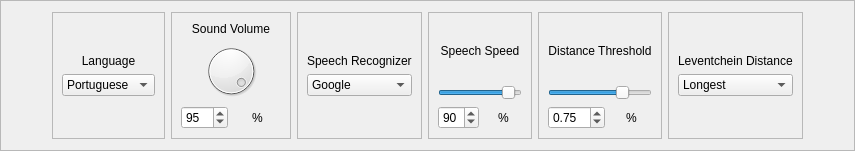
         <widget class="QFrame" name="frame_13">
          <property name="maximumSize">
           <size>
            <width>16777215</width>
            <height>151</height>
           </size>
          </property>
          <property name="frameShape">
           <enum>QFrame::StyledPanel</enum>
          </property>
          <property name="frameShadow">
           <enum>QFrame::Raised</enum>
          </property>
          <layout class="QHBoxLayout" name="horizontalLayout_9">
           <item>
            <spacer name="horizontalSpacer_10">
             <property name="orientation">
              <enum>Qt::Horizontal</enum>
             </property>
             <property name="sizeHint" stdset="0">
              <size>
               <width>40</width>
               <height>20</height>
              </size>
             </property>
            </spacer>
           </item>
           <item>
            <widget class="QFrame" name="frame_23">
             <property name="frameShape">
              <enum>QFrame::StyledPanel</enum>
             </property>
             <property name="frameShadow">
              <enum>QFrame::Raised</enum>
             </property>
             <layout class="QVBoxLayout" name="verticalLayout">
              <item>
               <spacer name="verticalSpacer_2">
                <property name="orientation">
                 <enum>Qt::Vertical</enum>
                </property>
                <property name="sizeHint" stdset="0">
                 <size>
                  <width>20</width>
                  <height>40</height>
                 </size>
                </property>
               </spacer>
              </item>
              <item>
               <widget class="QLabel" name="label_44">
                <property name="text">
                 <string>Language</string>
                </property>
                <property name="alignment">
                 <set>Qt::AlignCenter</set>
                </property>
               </widget>
              </item>
              <item>
               <widget class="QComboBox" name="comboBox_3">
                <item>
                 <property name="text">
                  <string>Portuguese</string>
                 </property>
                </item>
                <item>
                 <property name="text">
                  <string>English</string>
                 </property>
                </item>
               </widget>
              </item>
              <item>
               <spacer name="verticalSpacer">
                <property name="orientation">
                 <enum>Qt::Vertical</enum>
                </property>
                <property name="sizeHint" stdset="0">
                 <size>
                  <width>20</width>
                  <height>40</height>
                 </size>
                </property>
               </spacer>
              </item>
             </layout>
            </widget>
           </item>
           <item>
            <widget class="QFrame" name="frame_29">
             <property name="frameShape">
              <enum>QFrame::StyledPanel</enum>
             </property>
             <property name="frameShadow">
              <enum>QFrame::Raised</enum>
             </property>
             <layout class="QGridLayout" name="gridLayout_49">
              <item row="3" column="0">
               <widget class="QSpinBox" name="spinBox">
                <property name="value">
                 <number>95</number>
                </property>
               </widget>
              </item>
              <item row="3" column="1">
               <widget class="QLabel" name="label_116">
                <property name="font">
                 <font>
                  <weight>50</weight>
                  <bold>false</bold>
                 </font>
                </property>
                <property name="text">
                 <string>%</string>
                </property>
                <property name="alignment">
                 <set>Qt::AlignCenter</set>
                </property>
               </widget>
              </item>
              <item row="2" column="0" colspan="2">
               <widget class="QDial" name="dial">
                <property name="pageStep">
                 <number>10</number>
                </property>
                <property name="value">
                 <number>95</number>
                </property>
               </widget>
              </item>
              <item row="1" column="0" colspan="2">
               <widget class="QLabel" name="label_37">
                <property name="font">
                 <font>
                  <family>Ubuntu</family>
                 </font>
                </property>
                <property name="text">
                 <string>Sound Volume</string>
                </property>
                <property name="alignment">
                 <set>Qt::AlignCenter</set>
                </property>
               </widget>
              </item>
             </layout>
            </widget>
           </item>
           <item>
            <widget class="QFrame" name="frame_14">
             <property name="frameShape">
              <enum>QFrame::StyledPanel</enum>
             </property>
             <property name="frameShadow">
              <enum>QFrame::Raised</enum>
             </property>
             <layout class="QVBoxLayout" name="verticalLayout_4">
              <item>
               <spacer name="verticalSpacer_3">
                <property name="orientation">
                 <enum>Qt::Vertical</enum>
                </property>
                <property name="sizeHint" stdset="0">
                 <size>
                  <width>20</width>
                  <height>40</height>
                 </size>
                </property>
               </spacer>
              </item>
              <item>
               <widget class="QLabel" name="label_12">
                <property name="text">
                 <string>Speech Recognizer</string>
                </property>
               </widget>
              </item>
              <item>
               <widget class="QComboBox" name="comboBox">
                <item>
                 <property name="text">
                  <string>Google</string>
                 </property>
                </item>
                <item>
                 <property name="text">
                  <string>NAO</string>
                 </property>
                </item>
               </widget>
              </item>
              <item>
               <spacer name="verticalSpacer_4">
                <property name="orientation">
                 <enum>Qt::Vertical</enum>
                </property>
                <property name="sizeHint" stdset="0">
                 <size>
                  <width>20</width>
                  <height>40</height>
                 </size>
                </property>
               </spacer>
              </item>
             </layout>
            </widget>
           </item>
           <item>
            <widget class="QFrame" name="frame_44">
             <property name="frameShape">
              <enum>QFrame::StyledPanel</enum>
             </property>
             <property name="frameShadow">
              <enum>QFrame::Raised</enum>
             </property>
             <layout class="QGridLayout" name="gridLayout_54">
              <item row="2" column="0">
               <widget class="QSpinBox" name="spinBox_3">
                <property name="value">
                 <number>90</number>
                </property>
               </widget>
              </item>
              <item row="2" column="1">
               <widget class="QLabel" name="label_117">
                <property name="text">
                 <string>%</string>
                </property>
                <property name="alignment">
                 <set>Qt::AlignCenter</set>
                </property>
               </widget>
              </item>
              <item row="1" column="0" colspan="2">
               <widget class="QSlider" name="speechSpeed_HorizontalSlider">
                <property name="maximum">
                 <number>99</number>
                </property>
                <property name="singleStep">
                 <number>1</number>
                </property>
                <property name="value">
                 <number>90</number>
                </property>
                <property name="orientation">
                 <enum>Qt::Horizontal</enum>
                </property>
               </widget>
              </item>
              <item row="0" column="0" colspan="2">
               <widget class="QLabel" name="label_69">
                <property name="text">
                 <string>Speech Speed</string>
                </property>
                <property name="alignment">
                 <set>Qt::AlignCenter</set>
                </property>
               </widget>
              </item>
             </layout>
            </widget>
           </item>
           <item>
            <widget class="QFrame" name="frame_16">
             <property name="frameShape">
              <enum>QFrame::StyledPanel</enum>
             </property>
             <property name="frameShadow">
              <enum>QFrame::Raised</enum>
             </property>
             <layout class="QGridLayout" name="gridLayout_55">
              <item row="3" column="0">
               <widget class="QDoubleSpinBox" name="distanceThreshold">
                <property name="toolTip">
                 <string>Maximum</string>
                </property>
                <property name="maximum">
                 <double>10.000000000000000</double>
                </property>
                <property name="value">
                 <double>0.750000000000000</double>
                </property>
               </widget>
              </item>
              <item row="3" column="1">
               <widget class="QLabel" name="label_118">
                <property name="text">
                 <string>%</string>
                </property>
                <property name="alignment">
                 <set>Qt::AlignCenter</set>
                </property>
               </widget>
              </item>
              <item row="1" column="0" colspan="2">
               <widget class="QSlider" name="distThresHorizontalSlider">
                <property name="maximum">
                 <number>99</number>
                </property>
                <property name="singleStep">
                 <number>1</number>
                </property>
                <property name="value">
                 <number>75</number>
                </property>
                <property name="orientation">
                 <enum>Qt::Horizontal</enum>
                </property>
               </widget>
              </item>
              <item row="0" column="0" colspan="2">
               <widget class="QLabel" name="label_10">
                <property name="text">
                 <string>Distance Threshold</string>
                </property>
                <property name="alignment">
                 <set>Qt::AlignCenter</set>
                </property>
               </widget>
              </item>
             </layout>
            </widget>
           </item>
           <item>
            <widget class="QFrame" name="frame_15">
             <property name="frameShape">
              <enum>QFrame::StyledPanel</enum>
             </property>
             <property name="frameShadow">
              <enum>QFrame::Raised</enum>
             </property>
             <layout class="QVBoxLayout" name="verticalLayout_5">
              <item>
               <spacer name="verticalSpacer_5">
                <property name="orientation">
                 <enum>Qt::Vertical</enum>
                </property>
                <property name="sizeHint" stdset="0">
                 <size>
                  <width>20</width>
                  <height>40</height>
                 </size>
                </property>
               </spacer>
              </item>
              <item>
               <widget class="QLabel" name="label_9">
                <property name="text">
                 <string>Leventchein Distance</string>
                </property>
               </widget>
              </item>
              <item>
               <widget class="QComboBox" name="levModeComboBox">
                <item>
                 <property name="text">
                  <string>Longest</string>
                 </property>
                </item>
                <item>
                 <property name="text">
                  <string>Minimum</string>
                 </property>
                </item>
               </widget>
              </item>
              <item>
               <spacer name="verticalSpacer_6">
                <property name="orientation">
                 <enum>Qt::Vertical</enum>
                </property>
                <property name="sizeHint" stdset="0">
                 <size>
                  <width>20</width>
                  <height>40</height>
                 </size>
                </property>
               </spacer>
              </item>
             </layout>
            </widget>
           </item>
           <item>
            <spacer name="horizontalSpacer_3">
             <property name="orientation">
              <enum>Qt::Horizontal</enum>
             </property>
             <property name="sizeHint" stdset="0">
              <size>
               <width>40</width>
               <height>20</height>
              </size>
             </property>
            </spacer>
           </item>
          </layout>
         </widget>
